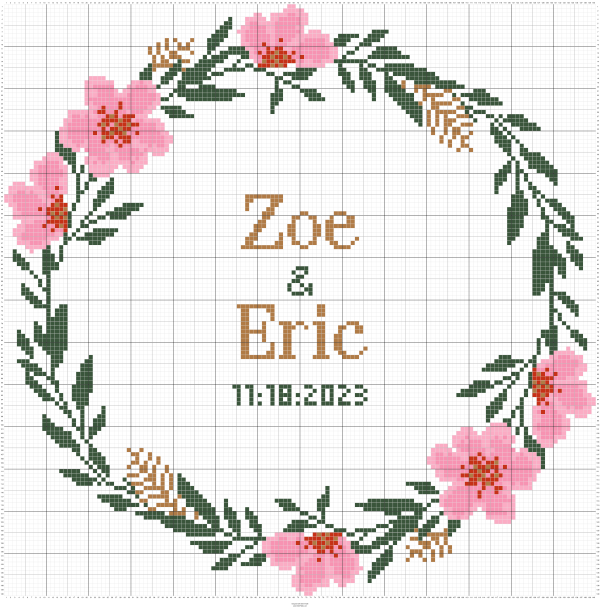
#> input picture zoe_eric_stitch.png, 1200 x 1217 px (shown at 1/2 size)
$ python stitch_counter.py
#> lines starting #> are read from the running program, lines starting #| are printed output that depends on the picture; after the words box and inside, x2 and y2 are one past the last pixel; in counts of white or black regions, pixels touching at a corner belong together
import imageio
import math
from collections import defaultdict
from pprint import pp

# this is the filepath
filepath = 'zoe_eric_stitch.png'

margin_left = 8
margin_right = 8
margin_top = 8
margin_bottom = 24

box_width = 7.5
line_width = 1

# this counts the number of stitches y and x
num_stitches_x = 140
num_stitches_y = 140
# This is the dimensions of the image in pixels
stitches_width = 1182
stitches_height = 1182


# y first, then x
stitch = imageio.v3.imread(filepath)
#> stitch is the input picture: shape (1217, 1200, 4); mean R, G, B, A 228.6, 222.4, 220.7, 255


image_y, image_x, _z = stitch.shape
#> image_y = 1217; image_x = 1200

# initialize things to empty
stitch_count = 0
color_counts = defaultdict(int)

for i in range(num_stitches_x):
    for j in range(num_stitches_y):
        y = math.floor(margin_top + line_width + box_width/2 + j * (stitches_height / num_stitches_y))
        x = math.floor(margin_left + line_width + box_width/2 + i * (stitches_width / num_stitches_x))
        if list(stitch[y][x]) != [255, 255, 255, 255]:
            stitch_count += 1
            color_counts[tuple(stitch[y][x])] += 1
        stitch[y][x] = [255, 0, 0, 255]
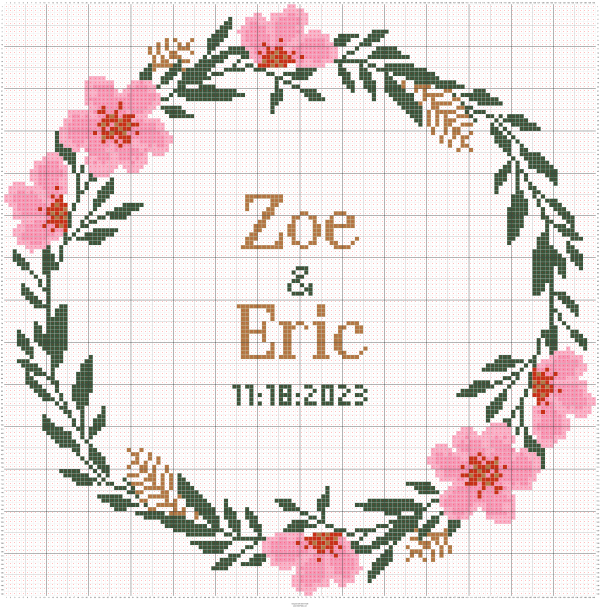
#> stitch: shape (1217, 1200, 4) (shown at 1/2 size); 1.34% of pixels changed, all inside (x1, y1, x2, y2) = (12, 12, 1187, 1187)

imageio.imsave('output.png', stitch)

print(f'stitch count is {stitch_count}')
pp(color_counts)
